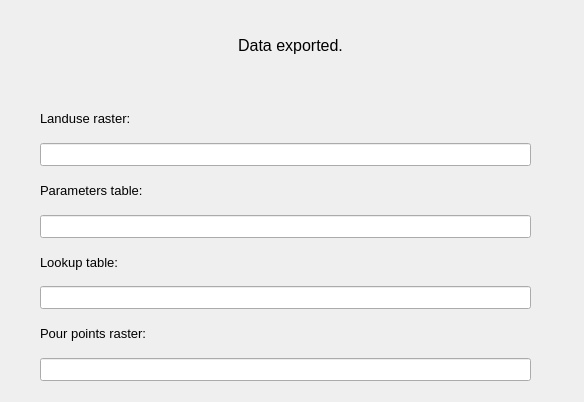
<?xml version="1.0" encoding="UTF-8"?>
<ui version="4.0">
 <class>Dialog</class>
 <widget class="QDialog" name="Dialog">
  <property name="geometry">
   <rect>
    <x>0</x>
    <y>0</y>
    <width>584</width>
    <height>402</height>
   </rect>
  </property>
  <property name="windowTitle">
   <string>Dialog</string>
  </property>
  <widget class="QLabel" name="label_data_exported">
   <property name="geometry">
    <rect>
     <x>10</x>
     <y>10</y>
     <width>561</width>
     <height>71</height>
    </rect>
   </property>
   <property name="font">
    <font>
     <pointsize>12</pointsize>
    </font>
   </property>
   <property name="text">
    <string>Data exported.</string>
   </property>
   <property name="alignment">
    <set>Qt::AlignCenter</set>
   </property>
  </widget>
  <widget class="QWidget" name="">
   <property name="geometry">
    <rect>
     <x>40</x>
     <y>100</y>
     <width>491</width>
     <height>281</height>
    </rect>
   </property>
   <layout class="QVBoxLayout" name="verticalLayout">
    <item>
     <widget class="QLabel" name="label_landuse_raster">
      <property name="font">
       <font>
        <pointsize>10</pointsize>
       </font>
      </property>
      <property name="text">
       <string>Landuse raster:</string>
      </property>
     </widget>
    </item>
    <item>
     <widget class="QLineEdit" name="lineEdit_landuse_raster">
      <property name="font">
       <font>
        <pointsize>10</pointsize>
       </font>
      </property>
      <property name="text">
       <string/>
      </property>
      <property name="readOnly">
       <bool>true</bool>
      </property>
     </widget>
    </item>
    <item>
     <widget class="QLabel" name="label_parameter_table">
      <property name="font">
       <font>
        <pointsize>10</pointsize>
       </font>
      </property>
      <property name="text">
       <string>Parameters table:</string>
      </property>
     </widget>
    </item>
    <item>
     <widget class="QLineEdit" name="lineEdit_parameter_table">
      <property name="font">
       <font>
        <pointsize>10</pointsize>
       </font>
      </property>
      <property name="text">
       <string/>
      </property>
      <property name="readOnly">
       <bool>true</bool>
      </property>
     </widget>
    </item>
    <item>
     <widget class="QLabel" name="label_lookup_table">
      <property name="font">
       <font>
        <pointsize>10</pointsize>
       </font>
      </property>
      <property name="text">
       <string>Lookup table: </string>
      </property>
     </widget>
    </item>
    <item>
     <widget class="QLineEdit" name="lineEdit_lookup_table">
      <property name="font">
       <font>
        <pointsize>10</pointsize>
       </font>
      </property>
      <property name="text">
       <string/>
      </property>
      <property name="readOnly">
       <bool>true</bool>
      </property>
     </widget>
    </item>
    <item>
     <widget class="QLabel" name="label_pour_points_raster">
      <property name="font">
       <font>
        <pointsize>10</pointsize>
       </font>
      </property>
      <property name="text">
       <string>Pour points raster: </string>
      </property>
     </widget>
    </item>
    <item>
     <widget class="QLineEdit" name="lineEdit_pour_points_raster">
      <property name="font">
       <font>
        <pointsize>10</pointsize>
       </font>
      </property>
      <property name="text">
       <string/>
      </property>
      <property name="readOnly">
       <bool>true</bool>
      </property>
     </widget>
    </item>
   </layout>
  </widget>
 </widget>
 <resources/>
 <connections/>
</ui>
